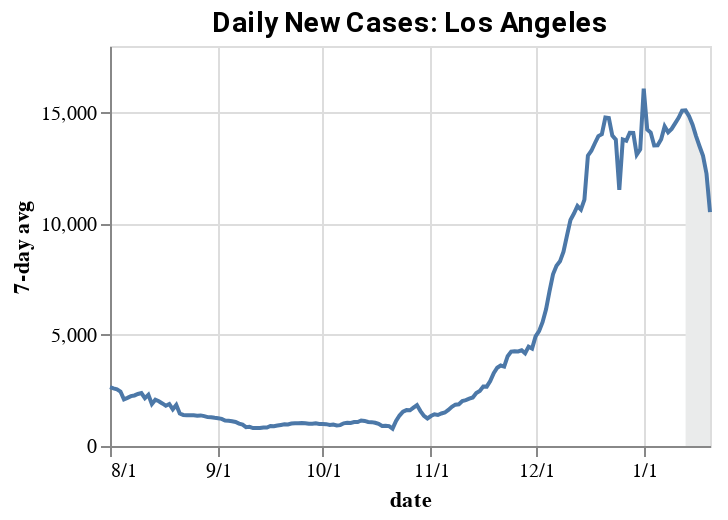

Notebook code for this chart:
### Markdown cell above
# Full Report

With some text and description.

Maybe some bullet points:
* bullet 1
* bullet 2


Or some numbered lists:
1. one
1. two
1. three

### Code cell
import pandas as pd

import chart_utils
import utils

from IPython.display import Markdown, HTML

# Default parameters
fulldate_format = utils.fulldate_format
time_zone = utils.time_zone
start_date = utils.start_date
two_weeks_ago = utils.two_weeks_ago

# Import data
df = utils.clean_jhu()

chart_utils.make_chart(df, "Los Angeles", "8/1/20")

### Figure 1 — Vega-Lite specification as saved in the notebook (floating-point values rounded to 4 significant figures; data arrays with more than 128 entries replaced by an {"elided": "..."} marker saying what was removed)
{"usermeta": {"embedOptions": {"theme": "fivethirtyeight"}}, "config": {"view": {"continuousWidth": 400, "continuousHeight": 300}, "title": {"anchor": "middle", "color": "black", "font": "Roboto", "fontSize": 14}}, "layer": [{"data": {"name": "data-f75d94864f9ae07bf01ceb018d9cf419"}, "mark": "area", "encoding": {"color": {"value": "#EAEBEB"}, "x": {"type": "temporal", "axis": {"format": "%-m/%-d"}, "field": "date2", "title": "date"}, "y": {"type": "quantitative", "field": "cases_avg7", "title": "7-day avg"}}}, {"data": {"name": "data-99ba4c4f54bbb80f34e887089f339661"}, "mark": "line", "encoding": {"x": {"type": "temporal", "field": "date2", "title": "date"}, "y": {"type": "quantitative", "field": "cases_avg7", "title": "7-day avg"}}}], "height": 200, "title": "Daily New Cases: Los Angeles", "width": 300, "$schema": "https://vega.github.io/schema/vega-lite/v4.8.1.json", "datasets": {"data-f75d94864f9ae07bf01ceb018d9cf419": [{"county": "Los Angeles", "state": "California", "state_abbrev": "CA", "fips": "06037", "Lat": 34.31, "Lon": -118.2, "cases": 959156, "deaths": 12972, "new_cases": 12121, "new_deaths": 266, "county_pop": 10040000.0, "date2": "2021-01-13T00:00:00", "cases_avg7": 15100.0, "deaths_avg7": 231.9}, {"county": "Los Angeles", "state": "California", "state_abbrev": "CA", "fips": "06037", "Lat": 34.31, "Lon": -118.2, "cases": 976075, "deaths": 13244, "new_cases": 16919, "new_deaths": 272, "county_pop": 10040000.0, "date2": "2021-01-14T00:00:00", "cases_avg7": 14840.0, "deaths_avg7": 241.4}, {"county": "Los Angeles", "state": "California", "state_abbrev": "CA", "fips": "06037", "Lat": 34.31, "Lon": -118.2, "cases": 990632, "deaths": 13504, "new_cases": 14557, "new_deaths": 260, "county_pop": 10040000.0, "date2": "2021-01-15T00:00:00", "cases_avg7": 14460.0, "deaths_avg7": 234.4}, {"county": "Los Angeles", "state": "California", "state_abbrev": "CA", "fips": "06037", "Lat": 34.31, "Lon": -118.2, "cases": 1004693, "deaths": 13757, "new_cases": 14061, "new_deaths": 253, "county_pop": 10040000.0, "date2": "2021-01-16T00:00:00", "cases_avg7": 13950.0, "deaths_avg7": 238.1}, {"county": "Los Angeles", "state": "California", "state_abbrev": "CA", "fips": "06037", "Lat": 34.31, "Lon": -118.2, "cases": 1014753, "deaths": 13848, "new_cases": 10060, "new_deaths": 91, "county_pop": 10040000.0, "date2": "2021-01-17T00:00:00", "cases_avg7": 13490.0, "deaths_avg7": 228.0}, {"county": "Los Angeles", "state": "California", "state_abbrev": "CA", "fips": "06037", "Lat": 34.31, "Lon": -118.2, "cases": 1024297, "deaths": 13937, "new_cases": 9544, "new_deaths": 89, "county_pop": 10040000.0, "date2": "2021-01-18T00:00:00", "cases_avg7": 13060.0, "deaths_avg7": 221.3}, {"county": "Los Angeles", "state": "California", "state_abbrev": "CA", "fips": "06037", "Lat": 34.31, "Lon": -118.2, "cases": 1032806, "deaths": 14122, "new_cases": 8509, "new_deaths": 185, "county_pop": 10040000.0, "date2": "2021-01-19T00:00:00", "cases_avg7": 12250.0, "deaths_avg7": 202.3}, {"county": "Los Angeles", "state": "California", "state_abbrev": "CA", "fips": "06037", "Lat": 34.31, "Lon": -118.2, "cases": 1032806, "deaths": 14122, "new_cases": 0, "new_deaths": 0, "county_pop": 10040000.0, "date2": "2021-01-20T00:00:00", "cases_avg7": 10520.0, "deaths_avg7": 164.3}], "data-99ba4c4f54bbb80f34e887089f339661": {"elided": "173 records"}}}
